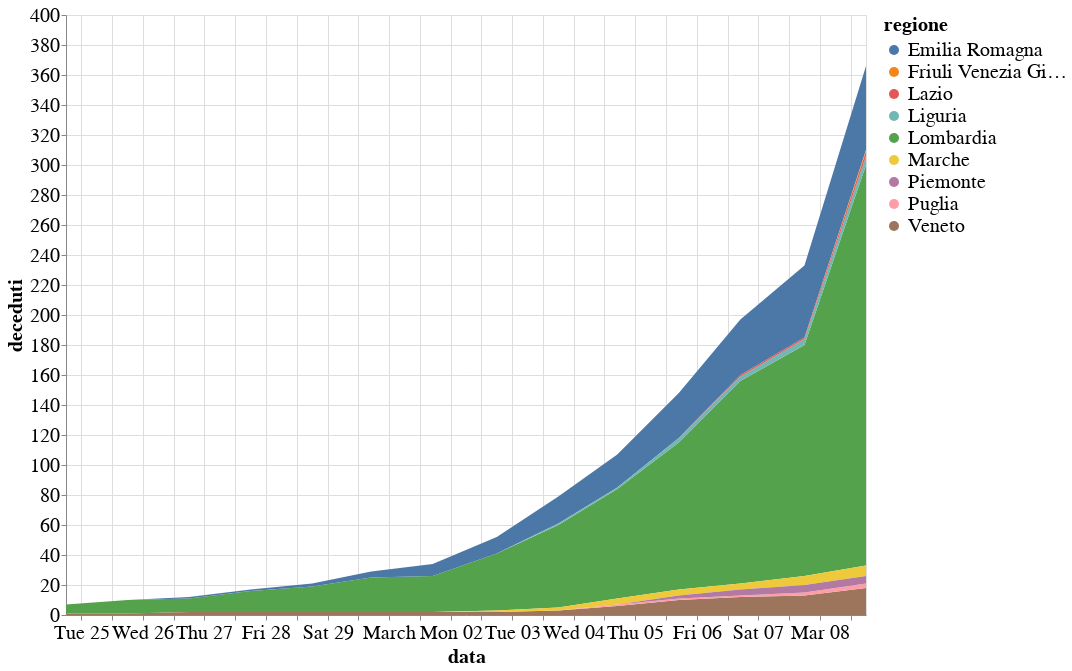

Write notebook code for a chart like this one.
### Markdown cell above
## Number of deaths by region
This plot shows the number of deaths over time, grouped by region.

### Code cell
alt.Chart(regions_df).mark_area().encode(
    alt.Y('deceduti'),
    x='data:T',
    color='regione',
    tooltip=['regione', 'data', 'deceduti']
).properties(
    height=600,
    width=800
).transform_filter(
    (datum.deceduti > 0)
).interactive()

### Figure 1 — Vega-Lite specification as saved in the notebook (floating-point values rounded to 4 significant figures; data arrays with more than 128 entries replaced by an {"elided": "..."} marker saying what was removed)
{"width": 800, "height": 600, "config": {"line": {"strokeWidth": 4}, "style": {"bar": {"size": 20}}, "legend": {"symbolSize": 100, "titleFontSize": 20, "labelFontSize": 20}, "axis": {"titleFontSize": 20, "labelFontSize": 20}}, "data": {"name": "data-4dcc7483ddfe3460b224d8936ef898e6"}, "mark": "area", "encoding": {"color": {"type": "nominal", "field": "regione"}, "tooltip": [{"type": "nominal", "field": "regione"}, {"type": "temporal", "field": "data"}, {"type": "quantitative", "field": "deceduti"}], "x": {"type": "temporal", "field": "data"}, "y": {"type": "quantitative", "field": "deceduti"}}, "selection": {"selector003": {"type": "interval", "bind": "scales", "encodings": ["x", "y"]}}, "transform": [{"filter": "(datum.deceduti > 0)"}], "$schema": "https://vega.github.io/schema/vega-lite/v4.0.2.json", "datasets": {"data-4dcc7483ddfe3460b224d8936ef898e6": {"elided": "294 records"}}}
